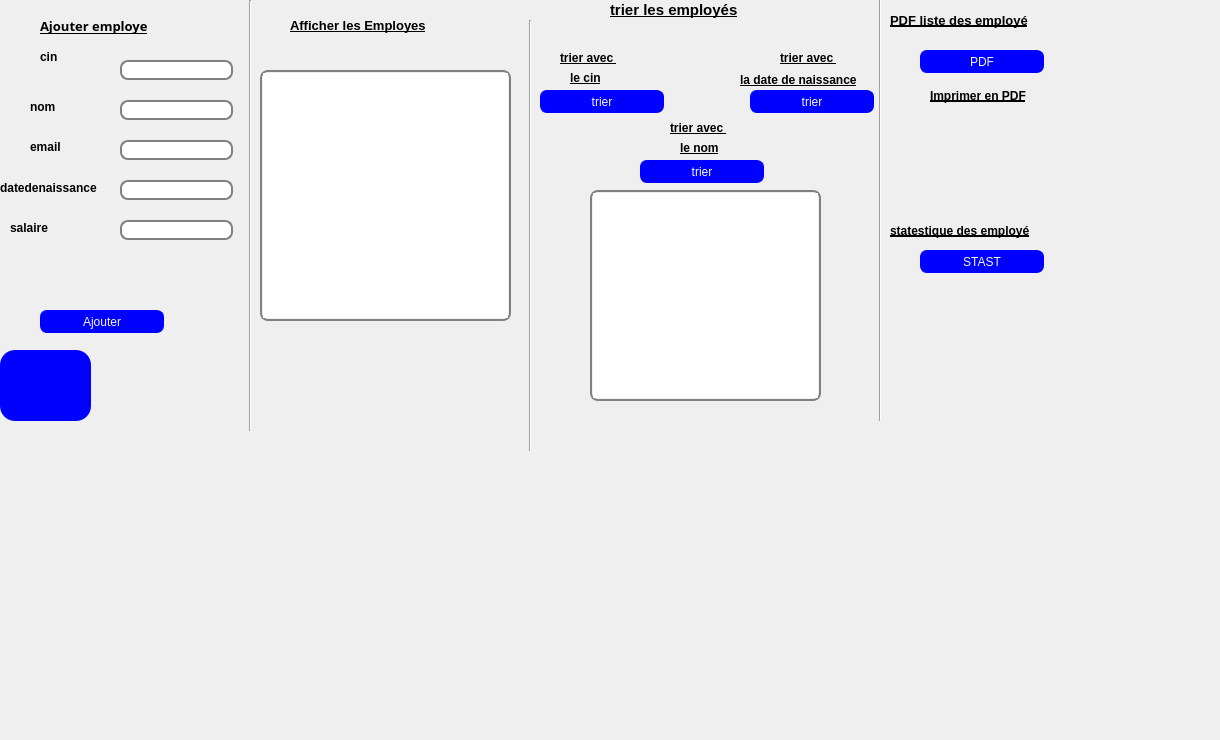
      <widget class="QWidget" name="tab_3">
       <attribute name="title">
        <string>Gestion Des Employes N°1</string>
       </attribute>
       <widget class="QLineEdit" name="le_salaire">
        <property name="geometry">
         <rect>
          <x>120</x>
          <y>220</y>
          <width>113</width>
          <height>20</height>
         </rect>
        </property>
        <property name="styleSheet">
         <string notr="true">QLineEdit {
padding: 1px;
border-style: solid;
border: 2px solid gray;
border-radius: 8px;
font: 75 12pt &quot;NSimSun&quot;;
}</string>
        </property>
       </widget>
       <widget class="QLabel" name="label_27">
        <property name="geometry">
         <rect>
          <x>10</x>
          <y>220</y>
          <width>101</width>
          <height>16</height>
         </rect>
        </property>
        <property name="font">
         <font>
          <weight>75</weight>
          <bold>true</bold>
         </font>
        </property>
        <property name="text">
         <string>salaire</string>
        </property>
       </widget>
       <widget class="QPushButton" name="pb_ajouter">
        <property name="geometry">
         <rect>
          <x>40</x>
          <y>310</y>
          <width>124</width>
          <height>23</height>
         </rect>
        </property>
        <property name="styleSheet">
         <string notr="true">QPushButton {
color: rgb(245, 245, 245);
background-color: rgb(0, 0, 255);
border-width: 1px;
border-color: rgb(0, 0, 255);
border-style: solid;
border-radius: 7;
padding: 3px;
font-size: 75 ;
padding-left: 1px;
padding-right: 1px;
min-width: 120px;
max-width: 50px;
min-height: 15px;
max-height: 15px;
font: 75 12pt &quot;NSimSun&quot;;
}</string>
        </property>
        <property name="text">
         <string>Ajouter</string>
        </property>
       </widget>
       <widget class="QTableView" name="tab_employe">
        <property name="geometry">
         <rect>
          <x>260</x>
          <y>70</y>
          <width>251</width>
          <height>251</height>
         </rect>
        </property>
        <property name="styleSheet">
         <string notr="true">QTableView {
padding: 1px;
border-style: solid;
border: 2px solid gray;
border-radius: 8px;
font: 75 12pt &quot;NSimSun&quot;;
}</string>
        </property>
       </widget>
       <widget class="QLabel" name="label_19">
        <property name="geometry">
         <rect>
          <x>290</x>
          <y>10</y>
          <width>201</width>
          <height>31</height>
         </rect>
        </property>
        <property name="font">
         <font>
          <pointsize>10</pointsize>
          <weight>75</weight>
          <bold>true</bold>
          <underline>true</underline>
         </font>
        </property>
        <property name="text">
         <string>Afficher les Employes</string>
        </property>
       </widget>
       <widget class="QLabel" name="label_14">
        <property name="geometry">
         <rect>
          <x>560</x>
          <y>50</y>
          <width>61</width>
          <height>16</height>
         </rect>
        </property>
        <property name="font">
         <font>
          <weight>75</weight>
          <bold>true</bold>
          <underline>true</underline>
         </font>
        </property>
        <property name="text">
         <string>trier avec </string>
        </property>
       </widget>
       <widget class="QLabel" name="label_18">
        <property name="geometry">
         <rect>
          <x>570</x>
          <y>70</y>
          <width>61</width>
          <height>16</height>
         </rect>
        </property>
        <property name="font">
         <font>
          <weight>75</weight>
          <bold>true</bold>
          <underline>true</underline>
         </font>
        </property>
        <property name="text">
         <string>le cin</string>
        </property>
       </widget>
       <widget class="QPushButton" name="pb_tri">
        <property name="geometry">
         <rect>
          <x>540</x>
          <y>90</y>
          <width>124</width>
          <height>23</height>
         </rect>
        </property>
        <property name="styleSheet">
         <string notr="true">QPushButton {
color: rgb(245, 245, 245);
background-color: rgb(0, 0, 255);
border-width: 1px;
border-color: rgb(0, 0, 255);
border-style: solid;
border-radius: 7;
padding: 3px;
font-size: 75 ;
padding-left: 1px;
padding-right: 1px;
min-width: 120px;
max-width: 50px;
min-height: 15px;
max-height: 15px;
font: 75 12pt &quot;NSimSun&quot;;
}</string>
        </property>
        <property name="text">
         <string>trier</string>
        </property>
       </widget>
       <widget class="QTableView" name="tab_employe_tri">
        <property name="geometry">
         <rect>
          <x>590</x>
          <y>190</y>
          <width>231</width>
          <height>211</height>
         </rect>
        </property>
        <property name="styleSheet">
         <string notr="true">QTableView {
padding: 1px;
border-style: solid;
border: 2px solid gray;
border-radius: 8px;
font: 75 12pt &quot;NSimSun&quot;;
}</string>
        </property>
       </widget>
       <widget class="QLabel" name="label_17">
        <property name="geometry">
         <rect>
          <x>680</x>
          <y>140</y>
          <width>61</width>
          <height>16</height>
         </rect>
        </property>
        <property name="font">
         <font>
          <weight>75</weight>
          <bold>true</bold>
          <underline>true</underline>
         </font>
        </property>
        <property name="text">
         <string>le nom</string>
        </property>
       </widget>
       <widget class="QLabel" name="label_16">
        <property name="geometry">
         <rect>
          <x>670</x>
          <y>120</y>
          <width>61</width>
          <height>16</height>
         </rect>
        </property>
        <property name="font">
         <font>
          <weight>75</weight>
          <bold>true</bold>
          <underline>true</underline>
         </font>
        </property>
        <property name="text">
         <string>trier avec </string>
        </property>
       </widget>
       <widget class="QPushButton" name="pushButton">
        <property name="geometry">
         <rect>
          <x>640</x>
          <y>160</y>
          <width>124</width>
          <height>23</height>
         </rect>
        </property>
        <property name="styleSheet">
         <string notr="true">QPushButton {
color: rgb(245, 245, 245);
background-color: rgb(0, 0, 255);
border-width: 1px;
border-color: rgb(0, 0, 255);
border-style: solid;
border-radius: 7;
padding: 3px;
font-size: 75 ;
padding-left: 1px;
padding-right: 1px;
min-width: 120px;
max-width: 50px;
min-height: 15px;
max-height: 15px;
font: 75 12pt &quot;NSimSun&quot;;
}</string>
        </property>
        <property name="text">
         <string>trier</string>
        </property>
       </widget>
       <widget class="QLabel" name="label_20">
        <property name="geometry">
         <rect>
          <x>780</x>
          <y>50</y>
          <width>61</width>
          <height>16</height>
         </rect>
        </property>
        <property name="font">
         <font>
          <weight>75</weight>
          <bold>true</bold>
          <underline>true</underline>
         </font>
        </property>
        <property name="text">
         <string>trier avec </string>
        </property>
       </widget>
       <widget class="QLabel" name="label_25">
        <property name="geometry">
         <rect>
          <x>740</x>
          <y>70</y>
          <width>141</width>
          <height>20</height>
         </rect>
        </property>
        <property name="font">
         <font>
          <weight>75</weight>
          <bold>true</bold>
          <underline>true</underline>
         </font>
        </property>
        <property name="text">
         <string>la date de naissance</string>
        </property>
       </widget>
       <widget class="QPushButton" name="pushButton_2">
        <property name="geometry">
         <rect>
          <x>750</x>
          <y>90</y>
          <width>124</width>
          <height>23</height>
         </rect>
        </property>
        <property name="styleSheet">
         <string notr="true">QPushButton {
color: rgb(245, 245, 245);
background-color: rgb(0, 0, 255);
border-width: 1px;
border-color: rgb(0, 0, 255);
border-style: solid;
border-radius: 7;
padding: 3px;
font-size: 75 ;
padding-left: 1px;
padding-right: 1px;
min-width: 120px;
max-width: 50px;
min-height: 15px;
max-height: 15px;
font: 75 12pt &quot;NSimSun&quot;;
}</string>
        </property>
        <property name="text">
         <string>trier</string>
        </property>
       </widget>
       <widget class="QLabel" name="label_42">
        <property name="geometry">
         <rect>
          <x>610</x>
          <y>0</y>
          <width>171</width>
          <height>20</height>
         </rect>
        </property>
        <property name="font">
         <font>
          <family>MS Shell Dlg 2</family>
          <pointsize>11</pointsize>
          <weight>75</weight>
          <bold>true</bold>
          <underline>true</underline>
         </font>
        </property>
        <property name="text">
         <string>trier les employés</string>
        </property>
       </widget>
       <widget class="QPushButton" name="pb_pdf">
        <property name="geometry">
         <rect>
          <x>920</x>
          <y>50</y>
          <width>124</width>
          <height>23</height>
         </rect>
        </property>
        <property name="styleSheet">
         <string notr="true">QPushButton {
color: rgb(245, 245, 245);
background-color: rgb(0, 0, 255);
border-width: 1px;
border-color: rgb(0, 0, 255);
border-style: solid;
border-radius: 7;
padding: 3px;
font-size: 75 ;
padding-left: 1px;
padding-right: 1px;
min-width: 120px;
max-width: 50px;
min-height: 15px;
max-height: 15px;
font: 75 12pt &quot;NSimSun&quot;;
}</string>
        </property>
        <property name="text">
         <string>PDF</string>
        </property>
       </widget>
       <widget class="QLabel" name="label_43">
        <property name="geometry">
         <rect>
          <x>890</x>
          <y>10</y>
          <width>191</width>
          <height>20</height>
         </rect>
        </property>
        <property name="font">
         <font>
          <pointsize>10</pointsize>
          <weight>75</weight>
          <bold>true</bold>
          <underline>true</underline>
         </font>
        </property>
        <property name="text">
         <string>PDF liste des employé</string>
        </property>
       </widget>
       <widget class="QPushButton" name="pb_LESTAT">
        <property name="geometry">
         <rect>
          <x>920</x>
          <y>250</y>
          <width>124</width>
          <height>23</height>
         </rect>
        </property>
        <property name="styleSheet">
         <string notr="true">QPushButton {
color: rgb(245, 245, 245);
background-color: rgb(0, 0, 255);
border-width: 1px;
border-color: rgb(0, 0, 255);
border-style: solid;
border-radius: 7;
padding: 3px;
font-size: 75 ;
padding-left: 1px;
padding-right: 1px;
min-width: 120px;
max-width: 50px;
min-height: 15px;
max-height: 15px;
font: 75 12pt &quot;NSimSun&quot;;
}</string>
        </property>
        <property name="text">
         <string>STAST</string>
        </property>
       </widget>
       <widget class="QLabel" name="label_44">
        <property name="geometry">
         <rect>
          <x>890</x>
          <y>210</y>
          <width>191</width>
          <height>41</height>
         </rect>
        </property>
        <property name="font">
         <font>
          <pointsize>9</pointsize>
          <weight>75</weight>
          <bold>true</bold>
          <underline>true</underline>
         </font>
        </property>
        <property name="text">
         <string>statestique des employé</string>
        </property>
       </widget>
       <widget class="QLabel" name="label_26">
        <property name="geometry">
         <rect>
          <x>930</x>
          <y>80</y>
          <width>121</width>
          <height>31</height>
         </rect>
        </property>
        <property name="font">
         <font>
          <weight>75</weight>
          <bold>true</bold>
          <underline>true</underline>
         </font>
        </property>
        <property name="text">
         <string>Imprimer en PDF</string>
        </property>
       </widget>
       <widget class="Line" name="line_10">
        <property name="geometry">
         <rect>
          <x>240</x>
          <y>0</y>
          <width>20</width>
          <height>431</height>
         </rect>
        </property>
        <property name="orientation">
         <enum>Qt::Vertical</enum>
        </property>
       </widget>
       <widget class="Line" name="line_11">
        <property name="geometry">
         <rect>
          <x>520</x>
          <y>20</y>
          <width>20</width>
          <height>431</height>
         </rect>
        </property>
        <property name="orientation">
         <enum>Qt::Vertical</enum>
        </property>
       </widget>
       <widget class="Line" name="line_12">
        <property name="geometry">
         <rect>
          <x>870</x>
          <y>-10</y>
          <width>20</width>
          <height>431</height>
         </rect>
        </property>
        <property name="orientation">
         <enum>Qt::Vertical</enum>
        </property>
       </widget>
       <widget class="QLabel" name="label_51">
        <property name="geometry">
         <rect>
          <x>120</x>
          <y>-80</y>
          <width>201</width>
          <height>491</height>
         </rect>
        </property>
        <property name="text">
         <string/>
        </property>
        <property name="pixmap">
         <pixmap>../310466425_663981531732267_6543325573499558720_n.png</pixmap>
        </property>
       </widget>
       <widget class="QLineEdit" name="le_cin">
        <property name="geometry">
         <rect>
          <x>120</x>
          <y>60</y>
          <width>113</width>
          <height>20</height>
         </rect>
        </property>
        <property name="styleSheet">
         <string notr="true">QLineEdit {
padding: 1px;
border-style: solid;
border: 2px solid gray;
border-radius: 8px;
font: 75 12pt &quot;NSimSun&quot;;
}</string>
        </property>
       </widget>
       <widget class="QLineEdit" name="le_nom">
        <property name="geometry">
         <rect>
          <x>120</x>
          <y>100</y>
          <width>113</width>
          <height>20</height>
         </rect>
        </property>
        <property name="styleSheet">
         <string notr="true">QLineEdit {
padding: 1px;
border-style: solid;
border: 2px solid gray;
border-radius: 8px;
font: 75 12pt &quot;NSimSun&quot;;
}</string>
        </property>
       </widget>
       <widget class="QLineEdit" name="le_email">
        <property name="geometry">
         <rect>
          <x>120</x>
          <y>140</y>
          <width>113</width>
          <height>20</height>
         </rect>
        </property>
        <property name="styleSheet">
         <string notr="true">QLineEdit {
padding: 1px;
border-style: solid;
border: 2px solid gray;
border-radius: 8px;
font: 75 12pt &quot;NSimSun&quot;;
}</string>
        </property>
       </widget>
       <widget class="QLineEdit" name="le_date">
        <property name="geometry">
         <rect>
          <x>120</x>
          <y>180</y>
          <width>113</width>
          <height>20</height>
         </rect>
        </property>
        <property name="styleSheet">
         <string notr="true">QLineEdit {
padding: 1px;
border-style: solid;
border: 2px solid gray;
border-radius: 8px;
font: 75 12pt &quot;NSimSun&quot;;
}</string>
        </property>
       </widget>
       <widget class="QLabel" name="label_5">
        <property name="geometry">
         <rect>
          <x>0</x>
          <y>180</y>
          <width>111</width>
          <height>16</height>
         </rect>
        </property>
        <property name="font">
         <font>
          <weight>75</weight>
          <bold>true</bold>
         </font>
        </property>
        <property name="text">
         <string>datedenaissance</string>
        </property>
       </widget>
       <widget class="QLabel" name="label_3">
        <property name="geometry">
         <rect>
          <x>30</x>
          <y>140</y>
          <width>47</width>
          <height>13</height>
         </rect>
        </property>
        <property name="font">
         <font>
          <weight>75</weight>
          <bold>true</bold>
         </font>
        </property>
        <property name="text">
         <string>email</string>
        </property>
       </widget>
       <widget class="QLabel" name="label_2">
        <property name="geometry">
         <rect>
          <x>30</x>
          <y>100</y>
          <width>47</width>
          <height>13</height>
         </rect>
        </property>
        <property name="font">
         <font>
          <weight>75</weight>
          <bold>true</bold>
         </font>
        </property>
        <property name="text">
         <string>nom</string>
        </property>
       </widget>
       <widget class="QLabel" name="label">
        <property name="geometry">
         <rect>
          <x>40</x>
          <y>50</y>
          <width>47</width>
          <height>13</height>
         </rect>
        </property>
        <property name="font">
         <font>
          <weight>75</weight>
          <bold>true</bold>
         </font>
        </property>
        <property name="text">
         <string>cin</string>
        </property>
       </widget>
       <widget class="QLabel" name="label_6">
        <property name="geometry">
         <rect>
          <x>40</x>
          <y>10</y>
          <width>151</width>
          <height>31</height>
         </rect>
        </property>
        <property name="font">
         <font>
          <family>Neue Haas Grotesk Text Pro</family>
          <pointsize>10</pointsize>
          <weight>75</weight>
          <bold>true</bold>
          <underline>true</underline>
         </font>
        </property>
        <property name="text">
         <string>Ajouter employe</string>
        </property>
       </widget>
       <widget class="QLabel" name="label_31">
        <property name="geometry">
         <rect>
          <x>-60</x>
          <y>-210</y>
          <width>1211</width>
          <height>731</height>
         </rect>
        </property>
        <property name="text">
         <string/>
        </property>
        <property name="pixmap">
         <pixmap>../../Downloads/inter (2).jpg</pixmap>
        </property>
       </widget>
       <widget class="QLabel" name="label_52">
        <property name="geometry">
         <rect>
          <x>0</x>
          <y>350</y>
          <width>91</width>
          <height>71</height>
         </rect>
        </property>
        <property name="styleSheet">
         <string notr="true">
QLabel
{
background:blue;
border-radius:15px;
}</string>
        </property>
        <property name="text">
         <string/>
        </property>
        <property name="pixmap">
         <pixmap>../../Downloads/download.png</pixmap>
        </property>
       </widget>
       <zorder>label_31</zorder>
       <zorder>label_51</zorder>
       <zorder>le_salaire</zorder>
       <zorder>label_27</zorder>
       <zorder>pb_ajouter</zorder>
       <zorder>tab_employe</zorder>
       <zorder>label_19</zorder>
       <zorder>label_14</zorder>
       <zorder>label_18</zorder>
       <zorder>pb_tri</zorder>
       <zorder>label_17</zorder>
       <zorder>label_16</zorder>
       <zorder>pushButton</zorder>
       <zorder>label_20</zorder>
       <zorder>label_25</zorder>
       <zorder>pushButton_2</zorder>
       <zorder>label_42</zorder>
       <zorder>pb_pdf</zorder>
       <zorder>label_43</zorder>
       <zorder>pb_LESTAT</zorder>
       <zorder>label_44</zorder>
       <zorder>label_26</zorder>
       <zorder>line_10</zorder>
       <zorder>line_11</zorder>
       <zorder>line_12</zorder>
       <zorder>tab_employe_tri</zorder>
       <zorder>le_cin</zorder>
       <zorder>le_nom</zorder>
       <zorder>le_email</zorder>
       <zorder>le_date</zorder>
       <zorder>label_5</zorder>
       <zorder>label_3</zorder>
       <zorder>label_2</zorder>
       <zorder>label</zorder>
       <zorder>label_6</zorder>
       <zorder>label_52</zorder>
      </widget>
